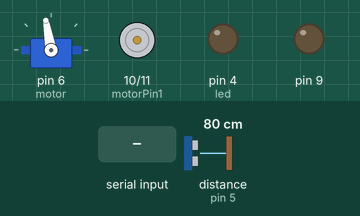
A sketch run on a simulated Arduino Uno, built with avr-gcc and run on an emulated ATmega328P. Parts: servo, motor-driver pin pairs drawn as motors (green arrow = first pin HIGH = forward, orange = second pin HIGH = backward, longer = more drive), output pins drawn as LEDs (lit = HIGH). Wiring (inferred from the names in the program): ultrasonic range finder: trigger pin 3; echo pin 5. The inputs (shaded band) are chosen by the test bench; at power-on: distance to the obstacle (sensor on pin 5) 80 cm. The echo pulse lasts 58.3 µs per cm; pins used as bus, display or sensor lines are not drawn.

Above: at 1.2 s.
1.3 s: "f" received over the second serial link
At 2.2 s:
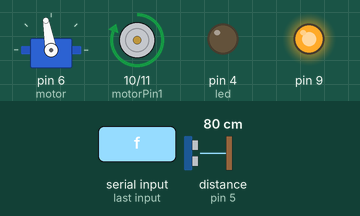
2.8 s: distance to the obstacle (sensor on pin 5) set to 54 cm
4.3 s: distance to the obstacle (sensor on pin 5) set to 48 cm
At 5.7 s:
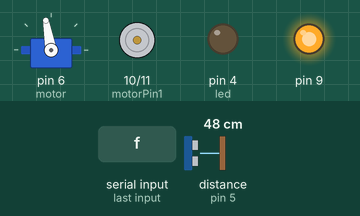
6.0 s: "l" received over the second serial link
At 6.9 s:
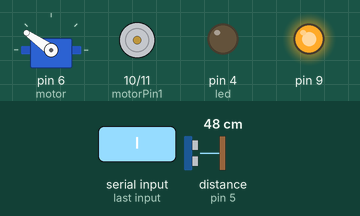
7.5 s: "b" received over the second serial link
At 8.0 s:
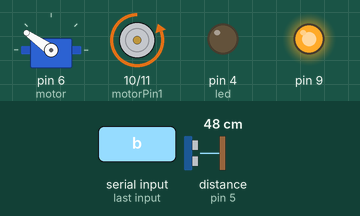
9.0 s: "r" received over the second serial link
At 10.4 s:
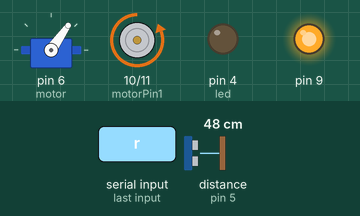
Timing chart, 0 to 11.5 s (numbered marks = the images above; inputs shaded):
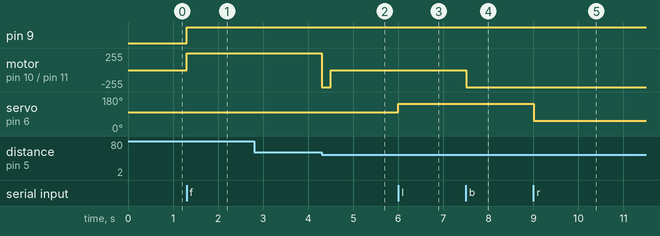

The sketch:

RC-CAR_bluetooth_senzor.ino
```cpp
#include<SoftwareSerial.h>
#include<Servo.h>
Servo motor;


SoftwareSerial BlueTooth(0,1);
char BT_input;
int motorPin1=10;
int motorPin2=11;
int trigPin = 3;
int echoPin = 5;
int led = 4;


void setup()
{
  BlueTooth.begin(9600);
  Serial.begin(9600);
  pinMode(motorPin1,OUTPUT);
  pinMode(motorPin2,OUTPUT);
  pinMode(9, OUTPUT);
  pinMode(trigPin, OUTPUT);
  pinMode(echoPin, INPUT);
  pinMode(led, OUTPUT);
  motor.attach(6);
  motor.write(100);

}
void loop()
 {
  long duration, distance, verf=0; //Calculul distantei cu senzorul ultrasonic
  digitalWrite(trigPin, LOW);
  delayMicroseconds(20);
  digitalWrite(trigPin,HIGH);
  delayMicroseconds(100);
  digitalWrite(trigPin, LOW);
  duration = pulseIn(echoPin, HIGH);
  distance = duration/29.387/2;   //calculul distantei in cm
  if(BlueTooth.available()>0) //Testarea existentei conexiunii bluetooth
  {
    while(distance){                    //Folosim while pentru ca recalcularea distantei sa fie facuta astfel incat
      BT_input=BlueTooth.read();        //Daca nu este respectata conditia de distanta data de if-ul de mai jos tot procesul functiei
      digitalWrite(trigPin, LOW);        //void loop sa fie reluat
      delayMicroseconds(20);
      digitalWrite(trigPin,HIGH);
      delayMicroseconds(100);
      digitalWrite(trigPin, LOW);
      duration = pulseIn(echoPin, HIGH);
      distance = duration/29.387/2;
      if(distance <= 50 && verf==1)               //daca distanta inregistrata de senzor este mai mica de 50 cm
      {                                //masina franeaza
      digitalWrite(motorPin1,LOW);
      digitalWrite(motorPin2,HIGH);
      analogWrite(9, 255);
      delay(200);
      verf=0;
      digitalWrite(motorPin1,LOW);
      digitalWrite(motorPin2,LOW);
      analogWrite(9, 255);

      }
      else if(BT_input=='f') //Comanda deplasare inainte
      {
      digitalWrite(motorPin1,HIGH);
      digitalWrite(motorPin2,LOW);
      analogWrite(9, 255);
      verf=1;
      }
      else if(BT_input=='b') //Comanda deplasare inapoi
      {
      digitalWrite(motorPin1,LOW);
      digitalWrite(motorPin2,HIGH);
      analogWrite(9, 255);
      verf=0;

      }
      else if(BT_input=='s') //Comanda franare
      {
      digitalWrite(motorPin1,LOW);
      digitalWrite(motorPin2,HIGH);
      analogWrite(9, 255);
      delay(200);
      verf=0;
      digitalWrite(motorPin1,LOW);
      digitalWrite(motorPin2,LOW);
      analogWrite(9, 255);
      }
      else if(BT_input=='i') //Comanda directiei centru
      {
      motor.write(100);
      }
      else if(BT_input=='l') //Comanda directiei stanga
      {
      motor.write(145);
      }
      else if(BT_input=='r') //Comanda directiei dreapta
      {
      motor.write(55);
      }
      else if(BT_input=='n')
      {
        digitalWrite(led, HIGH); //aprinde faruri
      }
      else if(BT_input=='o')
      {
        digitalWrite(led, LOW); //stinge faruri
      }
  }
}


}
```

Measured:
- the behaviour switches between 52 and 51 cm on distance to the obstacle (sensor on pin 5) (found by bisection; images 1 and 2)
- after the input at 1.3 s, pin 9: LOW → HIGH at once; motor on pin 10 (motorPin1) / pin 11 (motorPin2): stopped → forward 255/255 at once
- after the input at 2.8 s, every drawn part: stays the same
- after the input at 4.3 s, motor on pin 10 (motorPin1) / pin 11 (motorPin2): forward 255/255 → backward 255/255 at once, → stopped 0.20 s later
- after the input at 6.0 s, servo on pin 6 (motor): 100° → 145° at once
- after the input at 7.5 s, motor on pin 10 (motorPin1) / pin 11 (motorPin2): stopped → backward 255/255 at once
- after the input at 9.0 s, servo on pin 6 (motor): 145° → 55° at once
